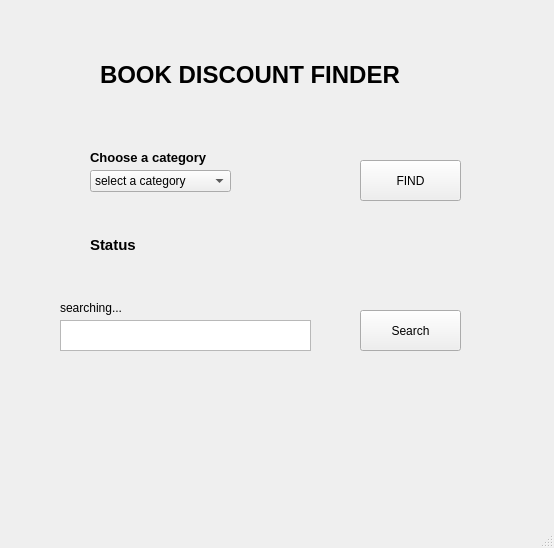
<?xml version="1.0" encoding="UTF-8"?>
<ui version="4.0">
 <class>MainWindow</class>
 <widget class="QMainWindow" name="MainWindow">
  <property name="geometry">
   <rect>
    <x>0</x>
    <y>0</y>
    <width>554</width>
    <height>548</height>
   </rect>
  </property>
  <property name="windowTitle">
   <string>MainWindow</string>
  </property>
  <widget class="QWidget" name="centralwidget">
   <widget class="QLabel" name="projectname">
    <property name="geometry">
     <rect>
      <x>100</x>
      <y>60</y>
      <width>361</width>
      <height>31</height>
     </rect>
    </property>
    <property name="text">
     <string>&lt;html&gt;&lt;head/&gt;&lt;body&gt;&lt;p&gt;&lt;span style=&quot; font-size:18pt; font-weight:600;&quot;&gt;BOOK DISCOUNT FINDER&lt;/span&gt;&lt;/p&gt;&lt;/body&gt;&lt;/html&gt;</string>
    </property>
   </widget>
   <widget class="QLabel" name="category">
    <property name="geometry">
     <rect>
      <x>90</x>
      <y>150</y>
      <width>131</width>
      <height>16</height>
     </rect>
    </property>
    <property name="text">
     <string>&lt;html&gt;&lt;head/&gt;&lt;body&gt;&lt;p&gt;&lt;span style=&quot; font-size:10pt; font-weight:600;&quot;&gt;Choose a category&lt;/span&gt;&lt;/p&gt;&lt;/body&gt;&lt;/html&gt;</string>
    </property>
   </widget>
   <widget class="QPushButton" name="btnFindByCat">
    <property name="geometry">
     <rect>
      <x>360</x>
      <y>160</y>
      <width>101</width>
      <height>41</height>
     </rect>
    </property>
    <property name="text">
     <string>FIND</string>
    </property>
   </widget>
   <widget class="QTextEdit" name="searchword">
    <property name="geometry">
     <rect>
      <x>60</x>
      <y>320</y>
      <width>251</width>
      <height>31</height>
     </rect>
    </property>
    <property name="html">
     <string>&lt;!DOCTYPE HTML PUBLIC &quot;-//W3C//DTD HTML 4.0//EN&quot; &quot;http://www.w3.org/TR/REC-html40/strict.dtd&quot;&gt;
&lt;html&gt;&lt;head&gt;&lt;meta name=&quot;qrichtext&quot; content=&quot;1&quot; /&gt;&lt;style type=&quot;text/css&quot;&gt;
p, li { white-space: pre-wrap; }
&lt;/style&gt;&lt;/head&gt;&lt;body style=&quot; font-family:'MS Shell Dlg 2'; font-size:8.25pt; font-weight:400; font-style:normal;&quot;&gt;
&lt;p style=&quot;-qt-paragraph-type:empty; margin-top:0px; margin-bottom:0px; margin-left:0px; margin-right:0px; -qt-block-indent:0; text-indent:0px;&quot;&gt;&lt;br /&gt;&lt;/p&gt;&lt;/body&gt;&lt;/html&gt;</string>
    </property>
   </widget>
   <widget class="QComboBox" name="selecategory">
    <property name="geometry">
     <rect>
      <x>90</x>
      <y>170</y>
      <width>141</width>
      <height>22</height>
     </rect>
    </property>
    <item>
     <property name="text">
      <string>select a category</string>
     </property>
    </item>
    <item>
     <property name="text">
      <string>biographies and autobiographies</string>
     </property>
    </item>
    <item>
     <property name="text">
      <string>business strategies and management</string>
     </property>
    </item>
    <item>
     <property name="text">
      <string>crime, thriller and mystery</string>
     </property>
    </item>
    <item>
     <property name="text">
      <string>personal development and self help</string>
     </property>
    </item>
    <item>
     <property name="text">
      <string>fantasy</string>
     </property>
    </item>
    <item>
     <property name="text">
      <string>exam preparation</string>
     </property>
    </item>
    <item>
     <property name="text">
      <string>romance</string>
     </property>
    </item>
    <item>
     <property name="text">
      <string>historical fiction</string>
     </property>
    </item>
    <item>
     <property name="text">
      <string>children's book</string>
     </property>
    </item>
    <item>
     <property name="text">
      <string>art and photography</string>
     </property>
    </item>
   </widget>
   <widget class="QPushButton" name="btnSearchByName">
    <property name="geometry">
     <rect>
      <x>360</x>
      <y>310</y>
      <width>101</width>
      <height>41</height>
     </rect>
    </property>
    <property name="text">
     <string>Search</string>
    </property>
   </widget>
   <widget class="QLabel" name="label_2">
    <property name="geometry">
     <rect>
      <x>60</x>
      <y>300</y>
      <width>61</width>
      <height>16</height>
     </rect>
    </property>
    <property name="text">
     <string>searching....</string>
    </property>
   </widget>
   <widget class="QLabel" name="label">
    <property name="geometry">
     <rect>
      <x>90</x>
      <y>190</y>
      <width>71</width>
      <height>16</height>
     </rect>
    </property>
    <property name="text">
     <string/>
    </property>
   </widget>
   <widget class="QLabel" name="label_3">
    <property name="geometry">
     <rect>
      <x>90</x>
      <y>230</y>
      <width>61</width>
      <height>31</height>
     </rect>
    </property>
    <property name="text">
     <string>&lt;html&gt;&lt;head/&gt;&lt;body&gt;&lt;p&gt;&lt;span style=&quot; font-size:11pt; font-weight:600;&quot;&gt;Status&lt;/span&gt;&lt;/p&gt;&lt;/body&gt;&lt;/html&gt;</string>
    </property>
   </widget>
  </widget>
  <widget class="QMenuBar" name="menubar">
   <property name="geometry">
    <rect>
     <x>0</x>
     <y>0</y>
     <width>554</width>
     <height>21</height>
    </rect>
   </property>
  </widget>
  <widget class="QStatusBar" name="statusbar"/>
 </widget>
 <resources/>
 <connections/>
</ui>
